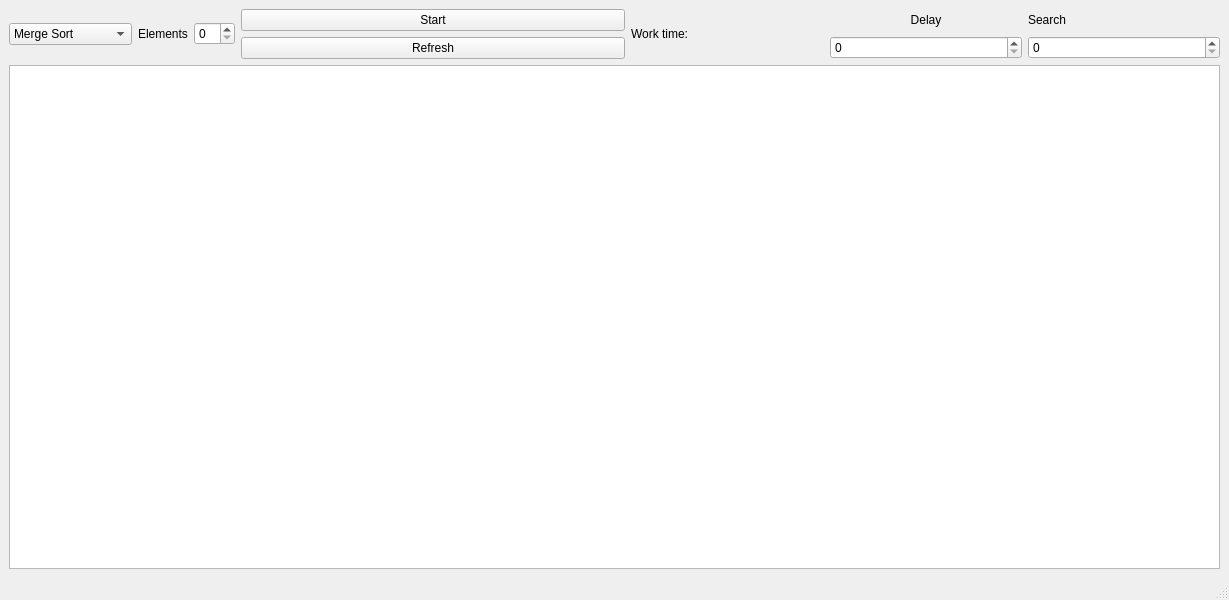
<?xml version="1.0" encoding="UTF-8"?>
<ui version="4.0">
 <class>MainWindow</class>
 <widget class="QMainWindow" name="MainWindow">
  <property name="geometry">
   <rect>
    <x>0</x>
    <y>0</y>
    <width>1229</width>
    <height>600</height>
   </rect>
  </property>
  <property name="windowTitle">
   <string>MainWindow</string>
  </property>
  <widget class="QWidget" name="centralwidget">
   <layout class="QGridLayout" name="gridLayout">
    <item row="0" column="0">
     <layout class="QHBoxLayout" name="horizontalLayout_2" stretch="1,2,1,1,1">
      <item>
       <layout class="QHBoxLayout" name="horizontalLayout">
        <item>
         <widget class="QComboBox" name="comboBox">
          <item>
           <property name="text">
            <string>Merge Sort</string>
           </property>
          </item>
          <item>
           <property name="text">
            <string>Interpolation Sort</string>
           </property>
          </item>
          <item>
           <property name="text">
            <string>Quick Sort</string>
           </property>
          </item>
          <item>
           <property name="text">
            <string>Heap Sort</string>
           </property>
          </item>
          <item>
           <property name="text">
            <string>Bin Search</string>
           </property>
          </item>
         </widget>
        </item>
        <item>
         <widget class="QLabel" name="label_4">
          <property name="text">
           <string>Elements</string>
          </property>
         </widget>
        </item>
        <item>
         <widget class="QSpinBox" name="spinBox"/>
        </item>
       </layout>
      </item>
      <item>
       <layout class="QVBoxLayout" name="verticalLayout">
        <item>
         <widget class="QPushButton" name="pushButton">
          <property name="text">
           <string>Start</string>
          </property>
         </widget>
        </item>
        <item>
         <widget class="QPushButton" name="pushButton_2">
          <property name="text">
           <string>Refresh</string>
          </property>
         </widget>
        </item>
       </layout>
      </item>
      <item>
       <widget class="QLabel" name="label">
        <property name="text">
         <string>Work time:</string>
        </property>
       </widget>
      </item>
      <item>
       <layout class="QVBoxLayout" name="verticalLayout_2">
        <item>
         <widget class="QLabel" name="label_2">
          <property name="text">
           <string>Delay</string>
          </property>
          <property name="alignment">
           <set>Qt::AlignCenter</set>
          </property>
         </widget>
        </item>
        <item>
         <widget class="QSpinBox" name="spinBox_2"/>
        </item>
       </layout>
      </item>
      <item>
       <layout class="QVBoxLayout" name="verticalLayout_3">
        <item>
         <widget class="QLabel" name="label_3">
          <property name="text">
           <string>Search</string>
          </property>
         </widget>
        </item>
        <item>
         <widget class="QSpinBox" name="spinBox_3">
          <property name="maximum">
           <number>300</number>
          </property>
         </widget>
        </item>
       </layout>
      </item>
     </layout>
    </item>
    <item row="2" column="0">
     <widget class="QGraphicsView" name="graphicsView"/>
    </item>
   </layout>
  </widget>
  <widget class="QMenuBar" name="menubar">
   <property name="geometry">
    <rect>
     <x>0</x>
     <y>0</y>
     <width>1229</width>
     <height>26</height>
    </rect>
   </property>
  </widget>
  <widget class="QStatusBar" name="statusbar"/>
 </widget>
 <resources/>
 <connections/>
</ui>
